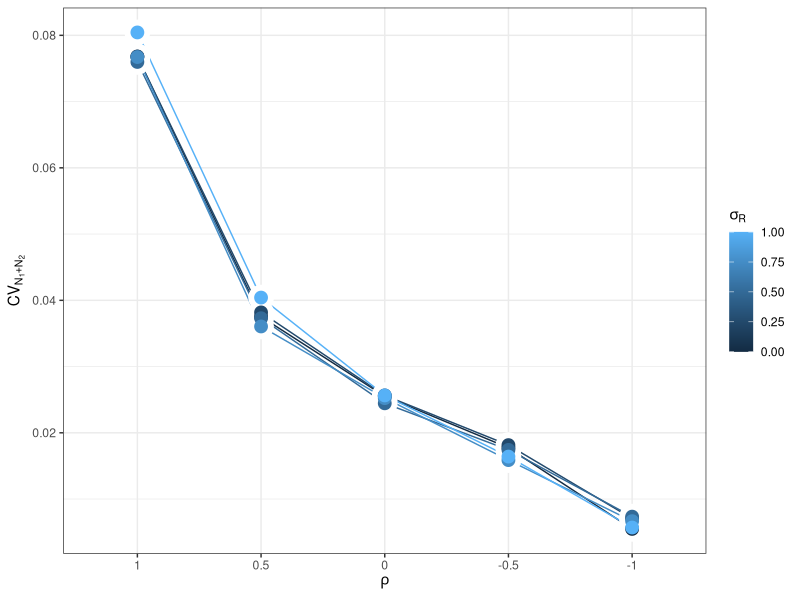
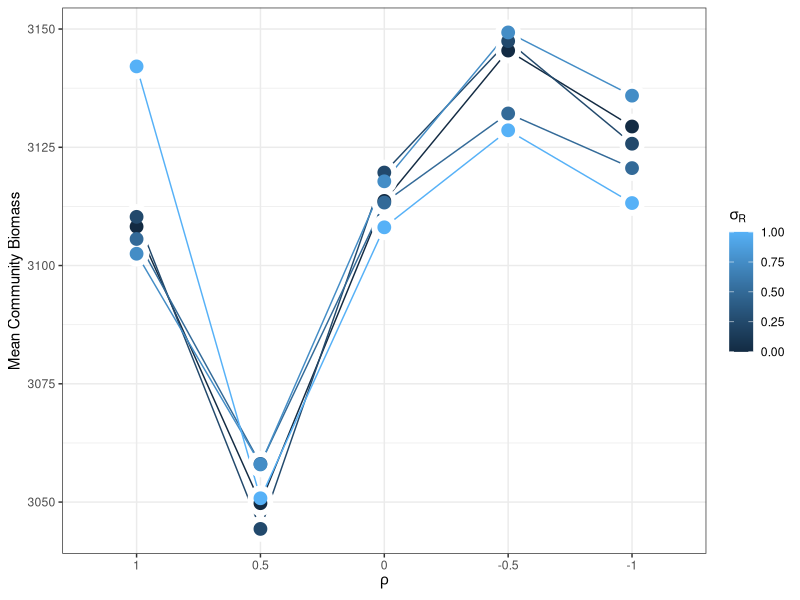
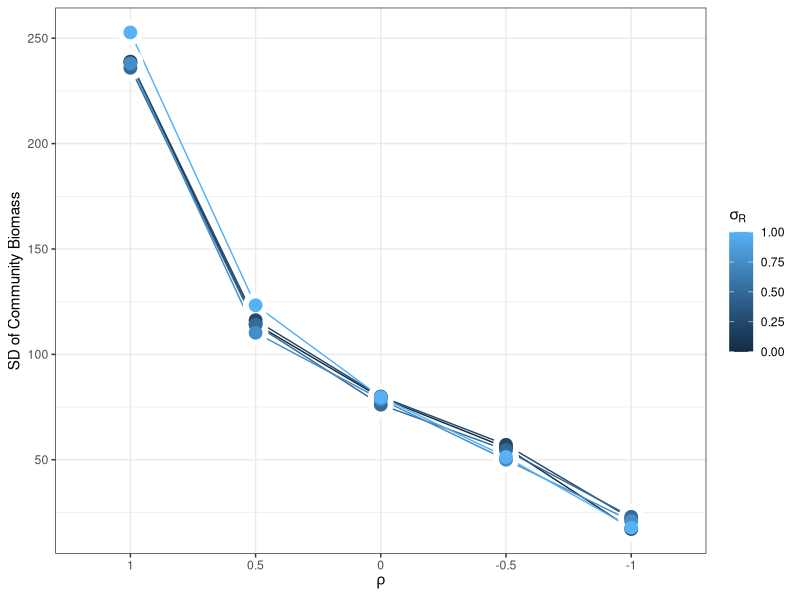
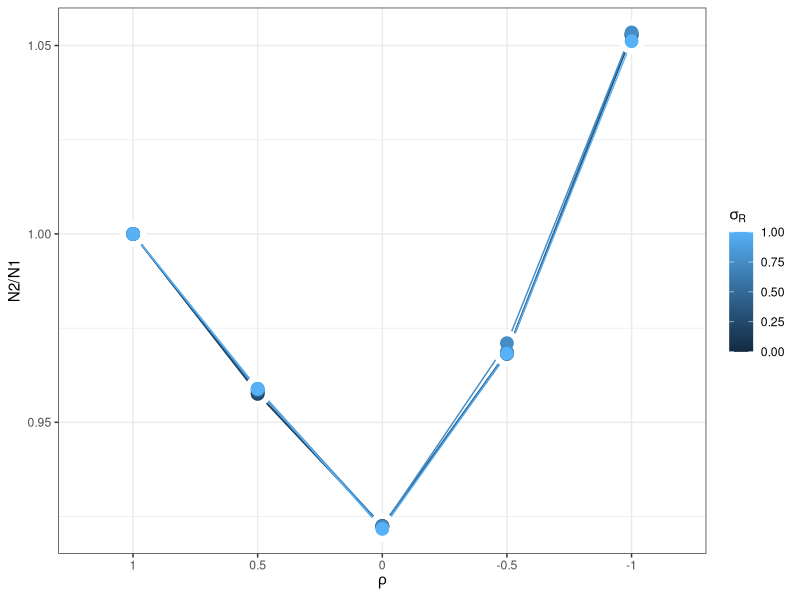

Recreate these plots in R, in order.
#~~~~~~~~~~~~~~~~~~~~~~~~~~~~~~~~~~~~~~~~~~~~~~~~~~~~~~~~~~~~~~~~#
## Semi-discrete temporal storage effect model of two species   ## 
## coexisting on one essential resource                         ##
#~~~~~~~~~~~~~~~~~~~~~~~~~~~~~~~~~~~~~~~~~~~~~~~~~~~~~~~~~~~~~~~~#

####
#### 11/4/2014
#### atredenn@gmail.com
####

# species "split" themselves between a dormant, low-mortaility stage (D) and a higher mortality, high growth stage (N)
# the single resource is R
# There are two sources of variability: an environmental cue that drives the storage effect, and resource variability

# clear the workspace
rm(list=ls())

####
#### Load relevant libraries
####
library(deSolve)
library(mvtnorm)
library(reshape2)
library(ggplot2)
library(gridExtra)

####
#### Parameters
####
maxTime <- 20 #simulation run time
burn.in <- maxTime*0.5
nSims <- 1
c <- c(1,1) #not used for now, could be a "cost" parameter for biomass storage
b <- c(0.5, 0.5) #also not used, could be assimilation efficiency
mD <- c(0.0001, 0.0001) #dormant state continuous death rate
r <- c(2, 2) #live state intrinsic growth rates
K2 <- c(100, 100) #rate of approaching max growth rate
K <- c(25,25) #offset for growth rate function
mN <- c(0.1, 0.1) #live state continuous death rate
a <- 0.5 #resource turnover rate
S <- 10 #average resource supply rate
sVar <- 5 #resource supply rate variability
sigE <- 0.1 #environmental cue variability
rhoVec <- c(1,0.5,0,-0.5,-1) #environmental cue correlation between species
Rmu <- 2
RsdVec <- c(0,0.25,0.5,0.75,1)

####
#### Storage matrices for output
####
cvOut <- matrix(nrow=length(RsdVec), ncol=length(rhoVec))
cvRes <- matrix(nrow=length(RsdVec), ncol=length(rhoVec))
meanOut <- matrix(nrow=length(RsdVec), ncol=length(rhoVec))
sdOut <- matrix(nrow=length(RsdVec), ncol=length(rhoVec))
sppRatio <- matrix(nrow=length(RsdVec), ncol=length(rhoVec))

####
#### Model function
####
#continuous model
updateDNR <- function(t, DNR, parms){
  with(as.list(c(DNR, parms)), {
    dD1dt = -(mD[1]*D1)
    dD2dt = -(mD[2]*D2)
    dN1dt = N1*(r[1]*exp(-K[1]*(exp(-K2[1]*R)))) - mN[1]*N1
    dN2dt = N2*(r[2]*exp(-K[2]*(exp(-K2[2]*R)))) - mN[2]*N2
    dRdt = a*(S-R) - (N1*(r[1]*R/(K[1]+R)) + (N2*(r[2]*R/(K[2]+R))))
    list(c(dD1dt, dD2dt, dN1dt, dN2dt, dRdt)) #output
  })
}

#discrete model: pulses of N-D transitions (difference equations)
gfun <- function(t, y, parms){
  with (as.list(y),{
    g1 <- gVec1[t]
    g2 <- gVec2[t]
    D1 <- D1 - (N1+D1)*g1 + N1
    D2 <- D2 - (N2+D2)*g2 + N2
    N1 <- 0+(N1+D1)*g1
    N2 <- 0+(N2+D2)*g2
    R <- Rnow[t]
    return(c(D1, D2, N1, N2, R))
  })
}


####
#### Simulate model
####
for(gRep in 1:length(rhoVec)){
  #function for transition fraction time series
  getG <- function(sigE, rho, nTime){
    rho <- rhoVec[gRep]
    varcov <- matrix(c(sigE, rho*sigE, rho*sigE, sigE), 2, 2)
    e <- rmvnorm(n = nTime, mean = c(0,0), sigma = varcov)
    g <- exp(e) / (1+exp(e))
    return(g)
  }
  gVec <- getG(sigE = sigE, rho = rho, nTime = maxTime)
  gVec1 <- gVec[,1]
  gVec2 <- gVec[,2]
  
  for(ResRep in 1:length(RsdVec)){
    Rnow <- rlnorm(maxTime, Rmu, RsdVec[ResRep])
    simTime <- seq(1,maxTime,by=1)
    parms <- list(
      c = c,
      b = b,
      mD = mD,
      r = r,
      K = K,
      mN = mN, 
      a = a,
      S = S
    )
    
    #individual sim storage
    cvR <- numeric(nSims)
    cvN <- numeric(nSims)
    avgN <- numeric(nSims)
    sdN <- numeric(nSims)
    rN <- numeric(nSims)
    
    for(sim in 1:nSims){
      DNR <- c(D=c(1500,1500), N=c(1500,1500),R=2) #initial conditions
      #run the model
      output = as.data.frame(ode(y = DNR, times = simTime, func = updateDNR,
                                 parms = parms, events = list(func = gfun, times=simTime))) 
      cvN[sim] <- sd(output[burn.in:maxTime,4]+output[burn.in:maxTime,5])/mean(output[burn.in:maxTime,4]+output[burn.in:maxTime,5])
      cvR[sim] <- sd(output[burn.in:maxTime,6])/mean(output[burn.in:maxTime,6]) 
      avgN[sim] <- mean(output[burn.in:maxTime,4]+output[burn.in:maxTime,5])
      sdN[sim] <- sd(output[burn.in:maxTime,4]+output[burn.in:maxTime,5])
      rN[sim] <- mean(output[burn.in:maxTime,5])/mean(output[burn.in:maxTime,4])
      print(c(sim, ResRep, gRep))
    }#end simulation loop
    
    cvOut[ResRep,gRep] <- mean(cvN)
    cvRes[ResRep,gRep] <- mean(cvR)
    meanOut[ResRep,gRep] <- mean(avgN)
    sdOut[ResRep,gRep] <- mean(sdN)
    sppRatio[ResRep,gRep] <- mean(rN)
    
  }#end resource var reps
}#end rho looping


####
#### Plot results
####
colnames(cvRes) <- rhoVec
cvRD <- melt(as.data.frame(cvRes))
colnames(cvOut) <- rhoVec
cvD <- melt(as.data.frame(cvOut))
cvD$sVar <- rep(RsdVec, times=length(rhoVec))
colnames(cvD)[1:2] <- c("eVar", "CV")
cvD$RCV <- cvRD$value
cvD$cvRatio <- cvD$RCV/cvD$CV
colnames(meanOut) <- rhoVec
colnames(sdOut) <- rhoVec
colnames(sppRatio) <- rhoVec
moutD <- melt(as.data.frame(meanOut))
sdoutD <- melt(as.data.frame(sdOut))
ratioD <- melt(as.data.frame(sppRatio))
cvD$meanN <- moutD$value
cvD$sdN <- sdoutD$value
cvD$sppRatio <- ratioD$value


g1 <- ggplot(cvD, aes(x=eVar, y=CV, group=sVar))+
  geom_line(aes(color=as.numeric(as.character(sVar))))+
  geom_point(size=8, color="white")+
  geom_point(size=4,aes(color=as.numeric(as.character(sVar))))+
  xlab(expression(rho))+
  ylab(expression(CV[N[1]+N[2]]))+
  scale_color_continuous(name=expression(sigma[R]))+
  theme_bw()

g2 <- ggplot(cvD, aes(x=eVar, y=meanN, group=sVar))+
  geom_line(aes(color=as.numeric(as.character(sVar))))+
  geom_point(size=8, color="white")+
  geom_point(size=4,aes(color=as.numeric(as.character(sVar))))+
  xlab(expression(rho))+
  ylab("Mean Community Biomass")+
  scale_color_continuous(name=expression(sigma[R]))+
  theme_bw()

g3 <- ggplot(cvD, aes(x=eVar, y=sdN, group=sVar))+
  geom_line(aes(color=as.numeric(as.character(sVar))))+
  geom_point(size=8, color="white")+
  geom_point(size=4,aes(color=as.numeric(as.character(sVar))))+
  xlab(expression(rho))+
  ylab("SD of Community Biomass")+
  scale_color_continuous(name=expression(sigma[R]))+
  theme_bw()

g4 <- ggplot(cvD, aes(x=eVar, y=sppRatio, group=sVar))+
  geom_line(aes(color=as.numeric(as.character(sVar))))+
  geom_point(size=8, color="white")+
  geom_point(size=4,aes(color=as.numeric(as.character(sVar))))+
  xlab(expression(rho))+
  ylab("N2/N1")+
  scale_color_continuous(name=expression(sigma[R]))+
  theme_bw()

g <- arrangeGrob(g1,g2,g3,g4)
png(filename = "CV_FourPanel_RhoVary_StorageEff.png", width = 8, height = 5, units="in", res=200)
g
dev.off()
